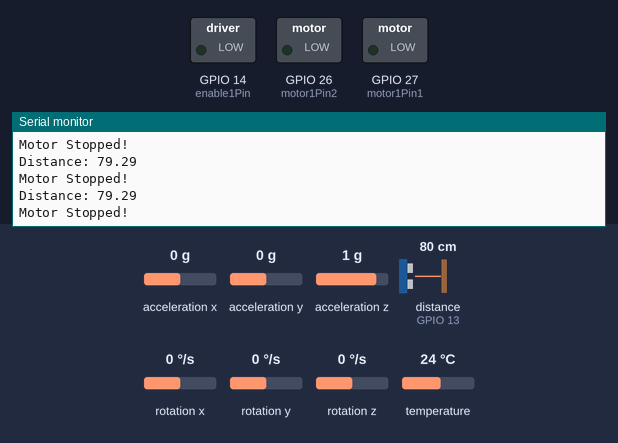
This sketch was run on a simulated ESP32. On the bench: switched loads named in the sketch (green lamp = pin HIGH), the last lines printed to the serial monitor. Wiring (inferred from the names in the program): ultrasonic range finder: trigger GPIO 12; echo GPIO 13. The test bench sets the inputs (shaded band); at power-on: distance to the obstacle (sensor on GPIO 13) 80 cm, acceleration x 0 g, acceleration y 0 g, acceleration z 1 g, rotation x 0 °/s, rotation y 0 °/s, rotation z 0 °/s, temperature 24 °C. The echo pulse lasts 58.3 µs per cm; WiFi joins after 1.5 s; servers stay silent unless stated; pins used as bus, display or sensor lines are not drawn.

Above: at 3.2 s.
3.3 s: distance to the obstacle (sensor on GPIO 13) set to 12 cm
At 3.9 s:
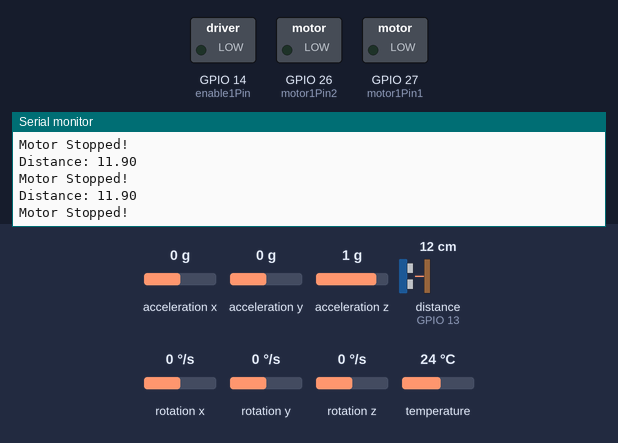
4.8 s: distance to the obstacle (sensor on GPIO 13) set to 9 cm
At 4.87 s:
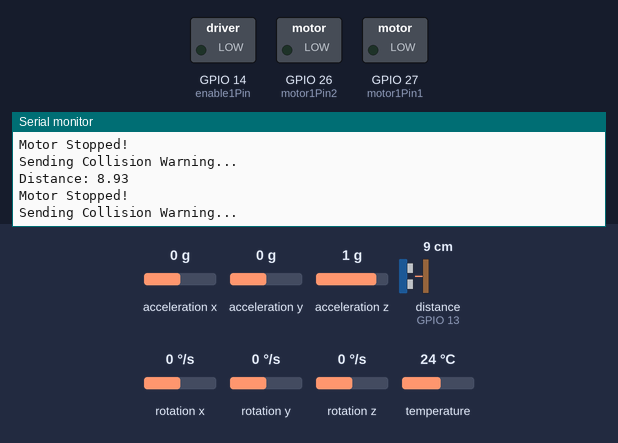
Timing chart, 0 to 7.8 s (numbered marks = the images above; inputs shaded):
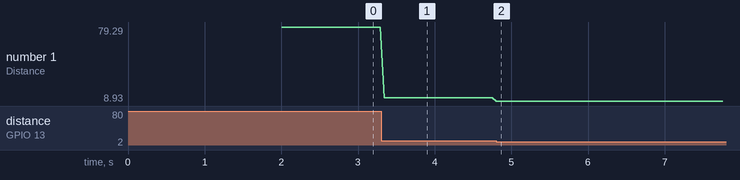

Measured:
- the behaviour switches between 11 and 10 cm on distance to the obstacle (sensor on GPIO 13) (found by bisection; images 1 and 2)
- after the input at 3.3 s, the serial monitor: prints a new line at once (image 1)
- after the input at 4.8 s, the serial monitor: prints a new line at once (image 2)
- plotted number 1: 79.29 → 11.9 after the input at 3.3 s, 11.9 → 8.93 after the input at 4.8 s

The sketch:

vehicle_sender.ino
```cpp
#include <WiFi.h>
#include <WiFiUdp.h>
#include <WebServer.h>
#include <Adafruit_MPU6050.h>
#include <Adafruit_Sensor.h>
#include <Wire.h>

#define TRIG_PIN 12
#define ECHO_PIN 13
#define motor1Pin1 27
#define motor1Pin2 26
#define enable1Pin 14

const char* ssid = "XYZ";
const char* password = "12345678";
const char* receiverIP = "192.168.185.252"; // Update if needed
const int udpPort = 1234;
const int freq = 30000;
const int pwmChannel = 0;
const int resolution = 8;

int dutyCycle = 200;
String currentCommand = "stop";

WiFiUDP udp;
Adafruit_MPU6050 mpu;
WebServer server(80);
bool motorRunning = false;

void setup() {
    Serial.begin(115200);

    pinMode(TRIG_PIN, OUTPUT);
    pinMode(ECHO_PIN, INPUT);
    pinMode(motor1Pin1, OUTPUT);
    pinMode(motor1Pin2, OUTPUT);
    pinMode(enable1Pin, OUTPUT);
    ledcAttachChannel(enable1Pin, freq, resolution, pwmChannel);

    WiFi.begin(ssid, password);
    while (WiFi.status() != WL_CONNECTED) {
        delay(1000);
        Serial.println("Connecting to WiFi...");
    }
    Serial.println("Connected to WiFi");
    Serial.println(WiFi.localIP());
    udp.begin(udpPort);

    if (!mpu.begin()) {
        Serial.println("Failed to find MPU6050 chip");
        while (1) { delay(10); }
    }
    Serial.println("MPU6050 Found!");
    mpu.setAccelerometerRange(MPU6050_RANGE_8_G);
    mpu.setGyroRange(MPU6050_RANGE_500_DEG);
    mpu.setFilterBandwidth(MPU6050_BAND_5_HZ);
}

void loop() {
    handleUDPCommand();

    float distance = getDistance();
    Serial.print("Distance: ");
    Serial.println(distance);

    if (distance < 10.0) {
        stopMotor();
        sendWarning();
    } else {
        executeMovement();
    }

    sendSensorData();
    delay(50);
}

float getDistance() {
    digitalWrite(TRIG_PIN, LOW);
    delayMicroseconds(5);
    digitalWrite(TRIG_PIN, HIGH);
    delayMicroseconds(10);
    digitalWrite(TRIG_PIN, LOW);
    long duration = pulseIn(ECHO_PIN, HIGH, 30000);
    if (duration == 0) {
        Serial.println("Warning: No Echo Received!");
        return -1;
    }
    return duration * 0.034 / 2;
}

void executeMovement() {
    if (currentCommand == "forward") {
        digitalWrite(motor1Pin1, LOW);
        digitalWrite(motor1Pin2, HIGH);
        ledcWrite(pwmChannel, dutyCycle);
        Serial.println("Moving Forward");
    } else if (currentCommand == "backward") {
        digitalWrite(motor1Pin1, HIGH);
        digitalWrite(motor1Pin2, LOW);
        ledcWrite(pwmChannel, dutyCycle);
        Serial.println("Moving Backward");
    } else if (currentCommand == "left" || currentCommand == "right") {
        digitalWrite(motor1Pin1, HIGH);
        digitalWrite(motor1Pin2, HIGH);
        ledcWrite(pwmChannel, dutyCycle / 2);
        Serial.println("Turning");
    } else {
        stopMotor();
    }
}

void stopMotor() {
    digitalWrite(motor1Pin1, LOW);
    digitalWrite(motor1Pin2, LOW);
    ledcWrite(pwmChannel, 0);
    Serial.println("Motor Stopped!");
}

void sendWarning() {
    Serial.println("Sending Collision Warning...");
    udp.beginPacket(receiverIP, udpPort);
    udp.print("Collision Detected!");
    udp.endPacket();
}

void sendSensorData() {
    sensors_event_t a, g, temp;
    mpu.getEvent(&a, &g, &temp);

    float avgAccel = (abs(a.acceleration.x) + abs(a.acceleration.y) + abs(a.acceleration.z)) / 3;
    float avgGyro = (abs(g.gyro.x) + abs(g.gyro.y) + abs(g.gyro.z)) / 3;

    String sensorData = String(avgAccel) + "," + String(avgGyro);
    udp.beginPacket(receiverIP, udpPort);
    udp.print(sensorData);
    udp.endPacket();
}

void handleUDPCommand() {
    int packetSize = udp.parsePacket();
    if (packetSize) {
        char packetBuffer[255];
        int len = udp.read(packetBuffer, 255);
        if (len > 0) packetBuffer[len] = 0;
        String command = String(packetBuffer);
        Serial.println("UDP Command: " + command);

        int commaIndex = command.indexOf(',');
        if (commaIndex != -1) {
            String action = command.substring(0, commaIndex);
            int speed = command.substring(commaIndex + 1).toInt();
            dutyCycle = speed;
            currentCommand = action;
        }
    }
}
// Code for vehicle sending data via ESP32
```
